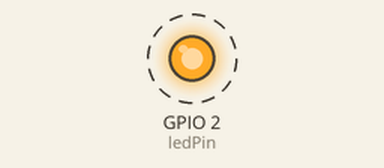
Simulated run of this sketch. Board: ESP8266 (NodeMCU). On the bench: output pins drawn as LEDs (lit = HIGH). Dashed ring = blinking. EEPROM starts erased; what the sketch prints to the serial monitor is not drawn.

Above: at 0.3 s.
Timing chart, 0 to 3.1 s (numbered marks = the images above):
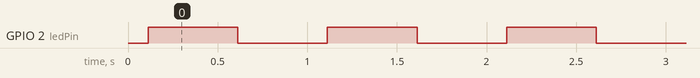

The sketch:

testblink.ino
```cpp
#include <ESP8266WiFi.h>
#include <ESP8266WebServer.h>
#include <ESP8266HTTPUpdateServer.h>  // Required for OTA
#include <EEPROM.h>

struct DeviceConfig {
  char ssid[32] = "testblink";     // Default SSID
  char password[32] = "";         // Default password (empty)
  bool ledState = false;
  bool motorsFBInverted = false;
  bool motorsLRInverted = false;
  unsigned int pinMotor1 = 4;    // D2
  unsigned int pinMotor2 = 5;    // D1
};

DeviceConfig config;
ESP8266WebServer server(80);      // Web server for OTA
ESP8266HTTPUpdateServer httpUpdater;  // OTA updater

const int ledPin = LED_BUILTIN;   // Use built-in LED (D4/GPIO2 on NodeMCU)

void setup() {
  Serial.begin(115200);
  delay(100);  // Give time for serial to initialize

  pinMode(ledPin, OUTPUT);
  digitalWrite(ledPin, LOW);

  // Initialize EEPROM
  EEPROM.begin(sizeof(DeviceConfig));

  // Clear EEPROM (only once, not in loop!)
  for (int i = 0; i < EEPROM.length(); i++) {
    EEPROM.write(i, 0xFF);
  }
  EEPROM.commit();
  Serial.println("EEPROM erased!");

  // Start WiFi in AP mode
  Serial.println("Creating WiFi access point...");
  WiFi.softAP(config.ssid, config.password);

  Serial.print("SSID: ");
  Serial.println(config.ssid);
  Serial.print("AP IP: ");
  Serial.println(WiFi.softAPIP());

  // Setup OTA
  httpUpdater.setup(&server, "/update", "admin", "admin");  // Change credentials!

  // Start server
  server.begin();

  // Add OTA page route
  server.on("/ota", []() {
    if (server.client().remoteIP().toString() == "192.168.4.2" ) {
      server.send(200, "text/html",
        "<form method='POST' action='/update' enctype='multipart/form-data'>"
        "<input type='file' name='file' accept='.bin'>"
        "<button type='submit'>Update</button>"
        "</form>");
    } else {
        String response = "Access denied. Client IP: " + server.client().remoteIP().toString() +", AP IP: " + WiFi.softAPIP().toString();
        server.send(403, "text/plain", response);
    }
  });
}

void loop() {
  server.handleClient();  // ✅ CRITICAL for OTA to work!

  // Your existing LED blink code
  digitalWrite(ledPin, HIGH);
  delay(500);
  digitalWrite(ledPin, LOW);
  delay(500);
}
```

Measured:
- by itself, GPIO 2 (ledPin): alternates HIGH for 0.50 s and LOW for 0.50 s
